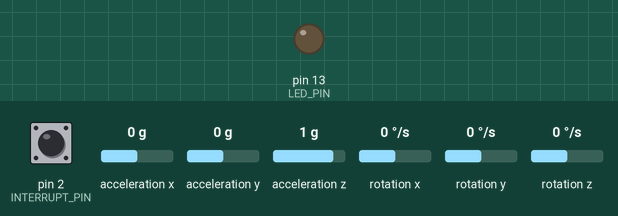
Bench run of a sketch on a simulated Arduino Uno, built with avr-gcc and run on an emulated ATmega328P. On the bench: output pins drawn as LEDs (lit = HIGH). Dashed ring = blinking. The inputs (shaded band) are chosen by the test bench; at power-on: pin 2 (INTERRUPT_PIN) LOW, acceleration x 0 g, acceleration y 0 g, acceleration z 1 g, rotation x 0 °/s, rotation y 0 °/s, rotation z 0 °/s. The sensor or clock chip raises its interrupt line as the real part does; what the sketch prints to the serial monitor is not drawn.

Above: at 0.1 s.
At 0.7 s:
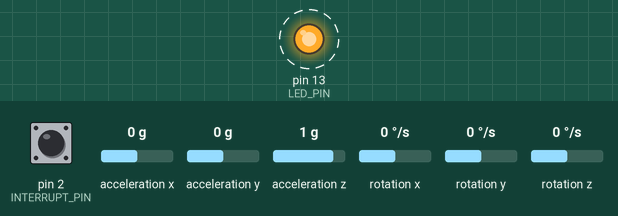
Timing chart, 0 to 3.5 s (numbered marks = the images above):
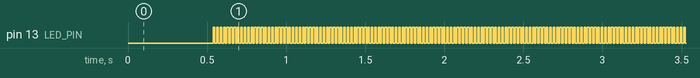

The sketch:

_gesture_control_car_transmitter.ino
```cpp
// www.robotlk.com
//Robot LK YouTube channel
#include "I2Cdev.h"
#include "MPU6050_6Axis_MotionApps20.h"
#include "Wire.h"

#include <SoftwareSerial.h>
SoftwareSerial BTSerial(10, 11); // CONNECT BT RX PIN TO ARDUINO 11 PIN | CONNECT BT TX PIN TO ARDUINO 10 PIN

#define OUTPUT_READABLE_YAWPITCHROLL
#define INTERRUPT_PIN 2
#define LED_PIN 13

MPU6050 mpu;
bool blinkState = false;


bool dmpReady = false;
uint8_t mpuIntStatus;
uint8_t devStatus;
uint16_t packetSize;
uint16_t fifoCount;
uint8_t fifoBuffer[64];

// orientation/motion vars
Quaternion q;
VectorFloat gravity;
float ypr[3];
float pitch = 0;
float roll = 0;
float yaw = 0;
int x;
int y;


volatile bool mpuInterrupt = false;
void dmpDataReady() {
  mpuInterrupt = true;
}


void setup() {

#if I2CDEV_IMPLEMENTATION == I2CDEV_ARDUINO_WIRE
  Wire.begin();
  Wire.setClock(400000);
#elif I2CDEV_IMPLEMENTATION == I2CDEV_BUILTIN_FASTWIRE
  Fastwire::setup(400, true);
#endif


  Serial.begin(38400);
  BTSerial.begin(9600);

  while (!Serial);


  Serial.println(F("Initializing I2C devices..."));
  mpu.initialize();
  pinMode(INTERRUPT_PIN, INPUT);


  Serial.println(F("Testing device connections..."));
  Serial.println(mpu.testConnection() ? F("MPU6050 connection successful") : F("MPU6050 connection failed"));


  Serial.println(F("Initializing DMP..."));
  devStatus = mpu.dmpInitialize();


  mpu.setXGyroOffset(126);
  mpu.setYGyroOffset(57);
  mpu.setZGyroOffset(-69);
  mpu.setZAccelOffset(1869);


  if (devStatus == 0) {

    Serial.println(F("Enabling DMP..."));
    mpu.setDMPEnabled(true);


    Serial.println(F("Enabling interrupt detection (Arduino external interrupt 0)..."));
    attachInterrupt(digitalPinToInterrupt(INTERRUPT_PIN), dmpDataReady, RISING);
    mpuIntStatus = mpu.getIntStatus();


    Serial.println(F("DMP ready! Waiting for first interrupt..."));
    dmpReady = true;


    packetSize = mpu.dmpGetFIFOPacketSize();
  } else {

    Serial.print(F("DMP Initialization failed (code "));
    Serial.print(devStatus);
    Serial.println(F(")"));
  }


  pinMode(LED_PIN, OUTPUT);
}


void loop() {

  if (!dmpReady) return;


  while (!mpuInterrupt && fifoCount < packetSize) {

  }


  mpuInterrupt = false;
  mpuIntStatus = mpu.getIntStatus();


  fifoCount = mpu.getFIFOCount();


  if ((mpuIntStatus & 0x10) || fifoCount == 1024) {

    mpu.resetFIFO();
    Serial.println(F("FIFO overflow!"));


  } else if (mpuIntStatus & 0x02) {

    while (fifoCount < packetSize) fifoCount = mpu.getFIFOCount();


    mpu.getFIFOBytes(fifoBuffer, packetSize);


    fifoCount -= packetSize;

#ifdef OUTPUT_READABLE_YAWPITCHROLL

    mpu.dmpGetQuaternion(&q, fifoBuffer);
    mpu.dmpGetGravity(&gravity, &q);
    mpu.dmpGetYawPitchRoll(ypr, &q, &gravity);

    yaw = ypr[0] * 180 / M_PI;
    pitch = ypr[1] * 180 / M_PI;
    roll = ypr[2] * 180 / M_PI;

    if (roll > -100 && roll < 100)
      x = map (roll, -100, 100, 0, 100);

    if (pitch > -100 && pitch < 100)
      y = map (pitch, -100, 100, 100, 200);

    Serial.print(x);
    Serial.print("\t");
    Serial.println(y);

    if((x>=45 && x<=55) && (y>=145 && y <=155)){
      BTSerial.write('S');
    }else if(x>60){
      BTSerial.write('R');
    }else if(x<40){
      BTSerial.write('L');
    }else if(y>160){
      BTSerial.write('B');
    }else if(y<140){
      BTSerial.write('F');
    }
#endif


    blinkState = !blinkState;
    digitalWrite(LED_PIN, blinkState);
  }
}
```

Measured:
- by itself, pin 13 (LED_PIN): alternates HIGH for 0.01 s and LOW for 0.01 s
